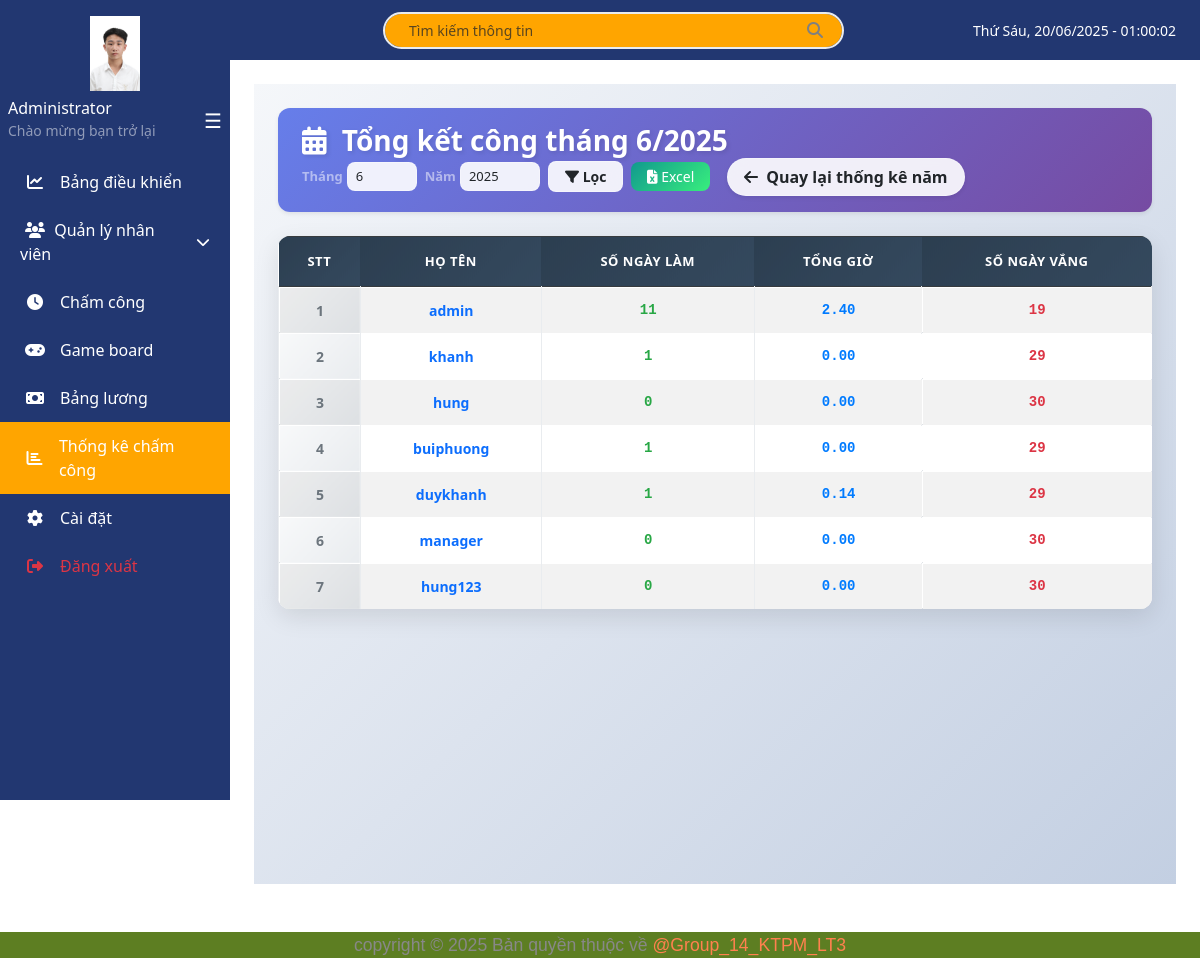
/chamcong/tongket (signed in), run on the app's committed database.
### app/models/user.py (models this page shows, shortened)
class User(UserMixin, db.Model):  # ✅ thêm UserMixin
    id = db.Column(db.Integer, primary_key=True)
    employee_code = db.Column(db.String(10), unique=True)
    employee_info = db.relationship("EmployeeInfo", back_populates="user", uselist=False)
    username = db.Column(db.String(64), unique=True, nullable=False)
    password_hash = db.Column(db.String(128), nullable=False)
    avatar = db.Column(db.String(20), default = "default.jpg")
    role = db.Column(db.String(20), default='employee')  # admin / employee

### app/routes/attendance.py (the view)
@attendance_bp.route('/chamcong/tongket')
def tongket_cham_cong_thang():
    month = int(request.args.get('month', datetime.now().month))
    year = int(request.args.get('year', datetime.now().year))
    total_days = monthrange(year, month)[1]
    summaries = []
    for u in User.query.all():
        recs = Attendance.query.filter_by(user_id=u.id).filter(
            Attendance.date.between(date(year, month, 1), date(year, month, total_days))
        ).all()
        days_worked = len([r for r in recs if r.check_in])
        total_hours = sum([r.total_hours or 0 for r in recs])
        summaries.append({
            'name': u.username,
            'days_worked': days_worked,
            'total_hours': total_hours,
            'days_absent': total_days - days_worked
        })
    return render_with_role('attendance/bang_cham_cong_thang_tong_ket.html', summaries=summaries, month=month, year=year)

### app/utils/render_with_role_layout.py (called while the page is built)
def render_with_role(template_name, **context):
    role = getattr(current_user, 'role', None)
    if role == 'admin':
        layout = 'layouts/base_admin.html'
    elif role == 'manager':
        layout = 'layouts/base_manager.html'
    else:
        layout = 'layouts/base_employee.html'
    return render_template(template_name, layout=layout, **context)

### app/templates/attendance/bang_cham_cong_thang_tong_ket.html
{% extends layout %}
{% block content %}
  <link rel="stylesheet" href="{{ url_for('static', filename='css/month.css') }}">
<div class="container-fluid px-4 py-4">
    <div class="d-flex justify-content-between align-items-center flex-wrap bg-gradient rounded shadow-sm px-4 py-3"
         style="background: linear-gradient(to right, #007bff, #6f42c1); color: white;">
        <h3 class="mb-0">
            <i class="fas fa-calendar-alt me-2"></i> Tổng kết công tháng {{ month }}/{{ year }}
        </h3>
        <div class="d-flex align-items-center gap-3 flex-wrap">
            <form method="GET" class="d-flex align-items-center gap-2 flex-wrap">
                <div class="d-flex align-items-center gap-1">
                    <label class="form-label mb-0 text-white-50 small">Tháng</label>
                    <select name="month" class="form-select form-select-sm" style="width: 70px;">
                        {% for m in range(1, 13) %}
                            <option value="{{ m }}" {% if m == month %}selected{% endif %}>{{ m }}</option>
                        {% endfor %}
                    </select>
                </div>
                <div class="d-flex align-items-center gap-1">
                    <label class="form-label mb-0 text-white-50 small">Năm</label>
                    <input type="number" name="year" class="form-control form-control-sm" value="{{ year }}" style="width: 80px;">
                </div>
                <button type="submit" class="btn btn-sm btn-light text-dark px-3">
                    <i class="fas fa-filter"></i> Lọc
                </button>
                <a href="{{ url_for('attendance.export_excel', month=month, year=year) }}"
                   class="btn btn-sm btn-success px-3">
                    <i class="fas fa-file-excel"></i> Excel
                </a>
            </form>
            <a href="{{ url_for('attendance.tong_hop_nam') }}"
               class="btn btn-light text-dark shadow-sm rounded-pill px-3">
                <i class="fas fa-arrow-left me-1"></i> Quay lại thống kê năm
            </a>
        </div>
    </div>
    {% if summaries %}
    <div class="table-responsive mt-4">
        <table class="table table-bordered table-striped text-center align-middle bg-white w-100 shadow-sm">
            <thead class="table-dark">
                <tr>
                    <th>STT</th>
                    <th>Họ tên</th>
                    <th>Số ngày làm</th>
                    <th>Tổng giờ</th>
                    <th>Số ngày vắng</th>
                </tr>
            </thead>
            <tbody>
                {% for s in summaries %}
                <tr>
                    <td>{{ loop.index }}</td>
                    <td>
                        <a href="{{ url_for('attendance.chi_tiet_cham_cong_thang', employee_code=s.employee_code, month=month) }}"
                           class="text-decoration-none text-primary fw-bold">
                            {{ s.name }}
                        </a>
                    </td>
                    <td>{{ s.days_worked }}</td>
                    <td>{{ "%.2f"|format(s.total_hours or 0) }}</td>
                    <td>{{ s.days_absent }}</td>
                </tr>
                {% endfor %}
            </tbody>
        </table>
    </div>
    {% else %}
        <div class="alert alert-warning mt-3">Không có dữ liệu cho tháng này.</div>
    {% endif %}
</div>
{% endblock %}

### app/static/css/base.css (style rules this page uses)
body { min-height: 100vh; font-family: 'Segoe UI', Tahoma, Geneva, Verdana, sans-serif; }

### app/static/css/month.css (style rules this page uses)
:root { --primary-gradient: linear-gradient(135deg, #667eea 0%, #764ba2 100%); --success-gradient: linear-gradient(135deg, #11998e 0%, #38ef7d 100%); --bg-gradient: linear-gradient(135deg, #f5f7fa 0%, #c3cfe2 100%); --table-gradient: linear-gradient(135deg, #2c3e50 0%, #34495e 100%); --hover-bg: linear-gradient(135deg, #f8f9ff 0%, #e8f0ff 100%); --primary-color: #667eea; --secondary-color: #764ba2; --success-color: #28a745; --info-color: #007bff; --danger-color: #dc3545; --border-radius: 12px; --border-radius-sm: 8px; --shadow: 0 4px 15px rgba(0,0,0,0.1); --shadow-hover: 0 5px 15px rgba(0,0,0,0.2); --transition: all 0.3s ease; }
.container-fluid { background: var(--bg-gradient); min-height: 100vh; }
.bg-gradient { background: var(--primary-gradient) !important; border-radius: var(--border-radius) !important; box-shadow: var(--shadow); }
.bg-gradient h3 { font-weight: 600; text-shadow: 2px 2px 4px rgba(0,0,0,0.1); }
.bg-gradient .form-select, .bg-gradient .form-control { border: 1px solid rgba(255,255,255,0.3); background: rgba(255,255,255,0.9); font-size: 13px; }
.bg-gradient .btn-light { background: rgba(255,255,255,0.9); border: 1px solid rgba(255,255,255,0.3); color: var(--primary-color); font-weight: 600; }
.btn { border: none; font-weight: 500; transition: var(--transition); border-radius: var(--border-radius-sm); }
.btn-light { background: rgba(255, 255, 255, 0.95); backdrop-filter: blur(10px); }
.btn-success { background: var(--success-gradient); }
.bg-white { border-radius: 0 0 var(--border-radius) var(--border-radius); box-shadow: var(--shadow); }
.form-select, .form-control { border: 2px solid #e9ecef; border-radius: var(--border-radius-sm); transition: var(--transition); font-size: 14px; }
.form-label { font-weight: 600; color: #495057; font-size: 13px; }
.table-responsive { border-radius: var(--border-radius); box-shadow: 0 8px 25px rgba(0,0,0,0.1); overflow: hidden; background: white; }
.table { margin-bottom: 0; font-size: 14px; }
.table thead th { background: var(--table-gradient); color: white; font-weight: 600; text-transform: uppercase; letter-spacing: 0.5px; border: none; padding: 15px 10px; font-size: 13px; }
.table tbody tr { transition: var(--transition); animation: fadeInUp 0.5s ease forwards; opacity: 0; transform: translateY(20px); }
.table tbody td { padding: 12px 10px; vertical-align: middle; border-color: #e9ecef; }
.table tbody td:first-child { font-weight: 600; color: #6c757d; background: linear-gradient(135deg, #f8f9fa 0%, #e9ecef 100%); }
.table tbody td:nth-child(3), .table tbody td:nth-child(4), .table tbody td:nth-child(5) { font-weight: 600; font-family: 'Courier New', monospace; }
.table tbody td:nth-child(3) { color: var(--success-color); }
.table tbody td:nth-child(4) { color: var(--info-color); }
.table tbody td:nth-child(5) { color: var(--danger-color); }
.table tbody td a { color: var(--primary-color); text-decoration: none; font-weight: 600; transition: var(--transition); position: relative; }
.table tbody td a::after { content: ''; position: absolute; width: 0; height: 2px; bottom: -2px; left: 0; background: var(--primary-gradient); transition: width 0.3s ease; }
.table tbody tr:nth-child(n+1) { animation-delay: calc(0.1s * var(--i, 1)); }
* { box-sizing: border-box; }
.table tbody tr { will-change: transform; }
.btn { will-change: transform; }

### data on the page
User: name "admin", days_worked "11", total_hours "2.40", days_absent "19"
User: name "khanh", days_worked "1", total_hours "0.00", days_absent "29"
User: name "hung", days_worked "0", total_hours "0.00", days_absent "30"
User: name "buiphuong", days_worked "1", total_hours "0.00", days_absent "29"
User: name "duykhanh", days_worked "1", total_hours "0.14", days_absent "29"
User: name "manager", days_worked "0", total_hours "0.00", days_absent "30"
User: name "hung123", days_worked "0", total_hours "0.00", days_absent "30"

### other printed values
{{ month }} "6"
{{ year }} "2025"
form field month "6"
